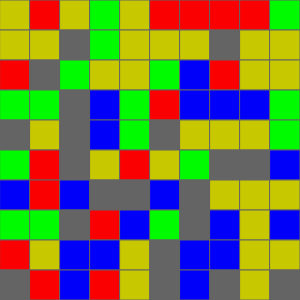
Frame 1 (no input)
Frame 60 (no input): identical to frame 1, image omitted
Frame 120 (the mouse pressed at the canvas centre since frame 60): identical to frame 1, image omitted

The p5.js sketch that drew this single still picture (run headless with seeded random() and noise() and a simulated clock; from frame 60 on, the mouse is pressed at the canvas centre):

// p5.js sketch
// ── sketch.js
let grid = [];
let nextGen = [];
let gridSize = 10;
let totalSize;
let canvasSize = 300;
let cellSize;

let gameState = 0;
let creation = 0;
let simulation = 1;

function setup() {
  let canvas = createCanvas(canvasSize, canvasSize);
  
  totalSize = gridSize * gridSize;
  
  cellSize = canvasSize / gridSize;
  
  CreateGrid();
}

function CreateGrid(){
    for (let y = 0; y < gridSize; y++) {
    for (let x = 0; x < gridSize; x++) {
//le puedo poner 1,2,3,4,5 para que sea aleatorio con respecto al Render() por mi cantidad de colores que tengo en mi condicionales, pero poner 6 para que salgan todos
//variable nueva 01 09 2026
      let randomState = int(random(6));
      let temp_cell = new Cell(x*cellSize, y*cellSize, cellSize, randomState);//quite el ,0 -> para colocar randomState
      grid.push(temp_cell);
    }
  }
}

function draw() {
    background(220);
  for (let g of grid) {
    g.Render();
  }
}


// ── cell.js
class Cell {
  constructor(x, y, w, state) {
    this.x = x;
    this.y = y;
    this.w = w;
    this.state = state;
  }

  Render() {
    // Colores según el estado
    if (this.state === 0) {
      fill(100); // gris
    } else if (this.state === 1) {
      fill(250, 0, 0); // rojo
    } else if (this.state === 2) {
      fill(0, 250, 0); // verde
    } else if (this.state === 3) {
      fill(0, 0, 250); // azul
    } else {
      fill(200, 200, 0); // amarillo
    }

    stroke(100);
    square(this.x, this.y, this.w);
  }

  SetNeighborhood(l, r, u, d) {
    this.l = l;
    this.r = r;
    this.u = u;
    this.d = d;
  }
}
